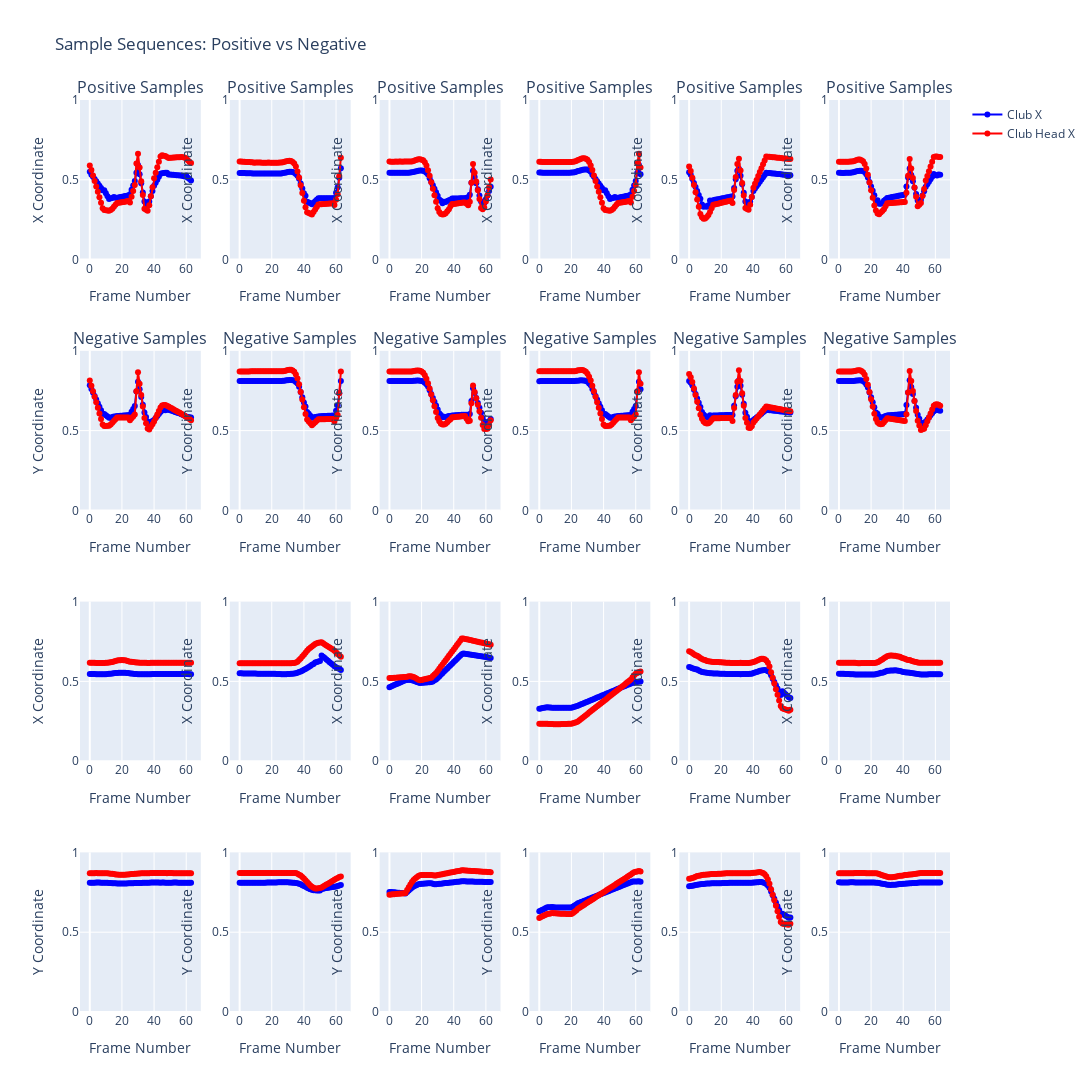

Notebook cell for this chart:
### Code cell
# Usage
plot_sample_sequences(sequences, labels, num_samples=6)
